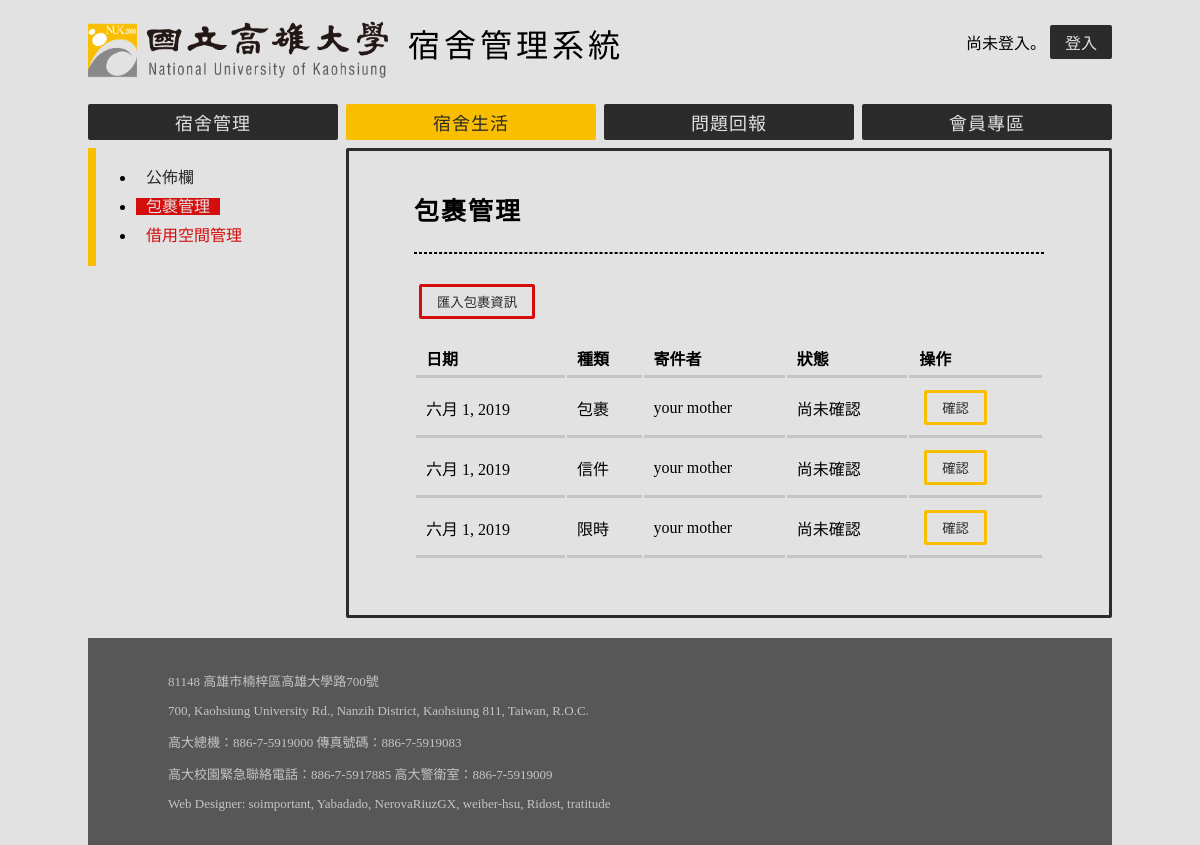
Page /DLS/package/manage/ on the committed database.
### AS/models.py (models this page shows)
class Package(models.Model):
    CATEGORIES = (
        ('Mail', '信件'),
        ('Package', '包裹'),
        ('Prompt', '限時')
    )
    date = models.DateField(auto_now=True)
    category = models.CharField(max_length = 10, choices = CATEGORIES)
    receiver = models.ForeignKey('Account', on_delete = models.CASCADE)
    sender = models.CharField(max_length = 32)
    verify = models.BooleanField(default = False)

### DLS/views.py (the view)
# urls.py: path('package/manage/', ManagePackage),
def ManagePackage(request):
    is_manager = IsManager(request)
    package = Package.objects.filter(verify=False)
    return render(request, 'package/manage.html', locals())

### DLS/templates/package/manage.html (shortened to what this page needs)
{% extends "AS/base.html" %}
{% block script %}
{% include "../jquery.html" %}
{% endblock %}
{% block navbar %}
    {% include "navbar.html" %}
{% endblock %}
{% block sidebar %}
<ul>
    <li><a href="/DLS/billboard/" class="sidebar-item">公佈欄</a></li>
    {% if is_manager %}
        <li><a href="/DLS/package/" class="sidebar-item-limited-selected">包裹管理</a></li>
        <li><a href="/DLS/borrow/manage/" class="sidebar-item-limited">借用空間管理</a></li>
    {% else %}
        <li><a href="/DLS/package/" class="sidebar-item">查看包裹</a></li>
        <li><a href="/DLS/borrow/apply/" class="sidebar-item">申請借用空間</a></li>
        <li><a href="/DLS/borrow/status/" class = "sidebar-item">空間申請狀態</a></li>
    {% endif %}
</ul>
{% endblock %}
{% block article %}
<h1>包裹管理</h1>
<hr class="heading">
<button class='button-warning' onclick="location.href='/BMS/mail_import/'">
    匯入包裹資訊
</button>
<div>
    <table class = "vertical">
        <thead>
            <tr>
                <th>日期</th>
                <th>種類</th>
                <th>寄件者</th>
                <th>狀態</th>
                <th>操作</th>
            </tr>
        </thead>
        <tbody>
        {% for p in package %}
            <tr>
                <td> {{ p.date }} </td>
                <td> {{ p.get_category_display }} </td>
                <td> {{ p.sender }} </td>
                <td> {% if p.verify %} 已確認 {% else %} 尚未確認 {% endif %}</td>
                <td> <button class = "button-accept" onclick = "verify('{{ p.id }}')"> 確認 </button></td>
            </tr>
        {% endfor %}
        </tbody>
    </table>
</div>
{% endblock %}

### AS/static/AS/main_style.css (style rules this page uses)
* { -webkit-box-sizing: border-box; -moz-box-sizing: border-box; box-sizing: border-box; transition: background-color .15s ease-out, font-color .15s ease-out; }
#body { font-family: "NS-Regular"; background-color: #e2e2e2; margin: 0 auto; max-width: 1024px; min-width: 600px; }
#sidebar-list li a { padding: 0 10px; }
.sidebar-item:link, .sidebar-item:visited { text-decoration: none; color: #2b2b2b; }
.sidebar-item-limited:link, .sidebar-item-limited:visited { text-decoration: none; color: #d40d0d; }
.sidebar-item-limited-selected:link, .sidebar-item-limited-selected:visited { background-color: #d40d0d; text-decoration: none; color: #e2e2e2; }
.button-accept { background-color: transparent; font-family: "NS-Medium"; color: #2b2b2b; border: 3px solid #fabe00; border-radius: 2px; text-decoration: none; padding: 5px 15px; margin: 5px; }
.button-warning { background-color: transparent; font-family: "NS-Medium"; color: #2b2b2b; border: 3px solid #d40d0d; border-radius: 2px; text-decoration: none; padding: 5px 15px; margin: 5px; }
hr.heading { border: 1px dashed; margin: 25px auto; }
h1 { font-size: 25px; font-family: "NS-Medium"; letter-spacing: 2px; margin-top: 0; }
.vertical { border: transparent; width: 100%; table-layout: auto; margin: 15px 0; }
.vertical th, .vertical td { font-family: "NS-Regular"; text-align: left; vertical-align: middle; padding: 5px 10px; border-bottom: 3px solid #c4c4c4; }
.vertical td { height: 30px; }

### rows in the picture
Package: date "六月 1, 2019", category "包裹", sender "your mother", verify "尚未確認"
Package: date "六月 1, 2019", category "信件", sender "your mother", verify "尚未確認"
Package: date "六月 1, 2019", category "限時", sender "your mother", verify "尚未確認"
